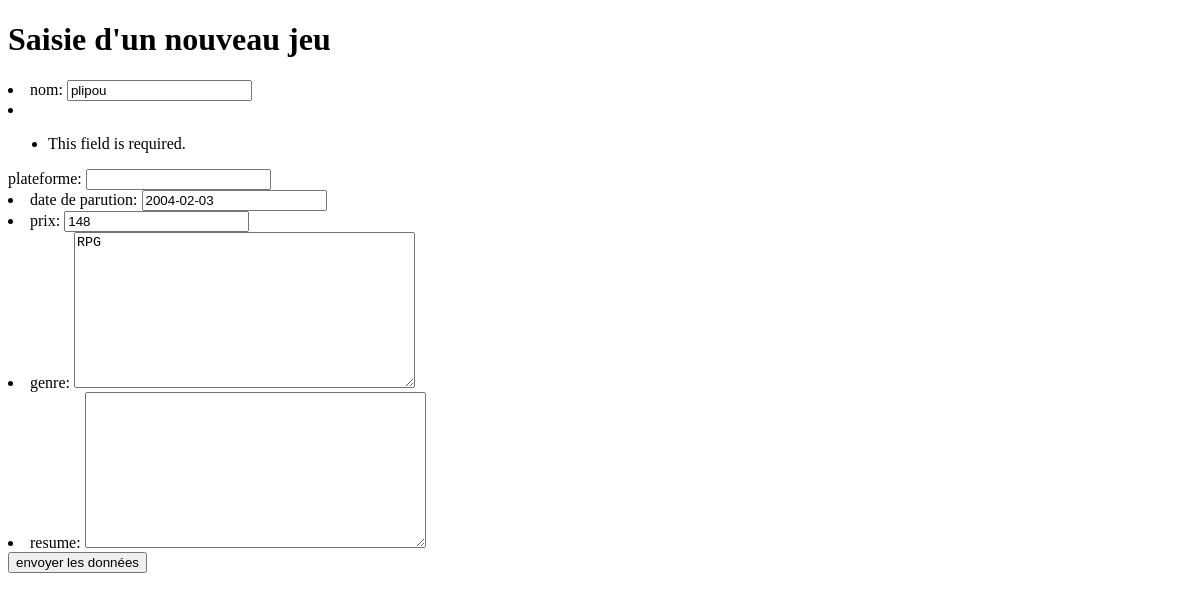
Page /App_Django/update/6/ on the earlier database version.
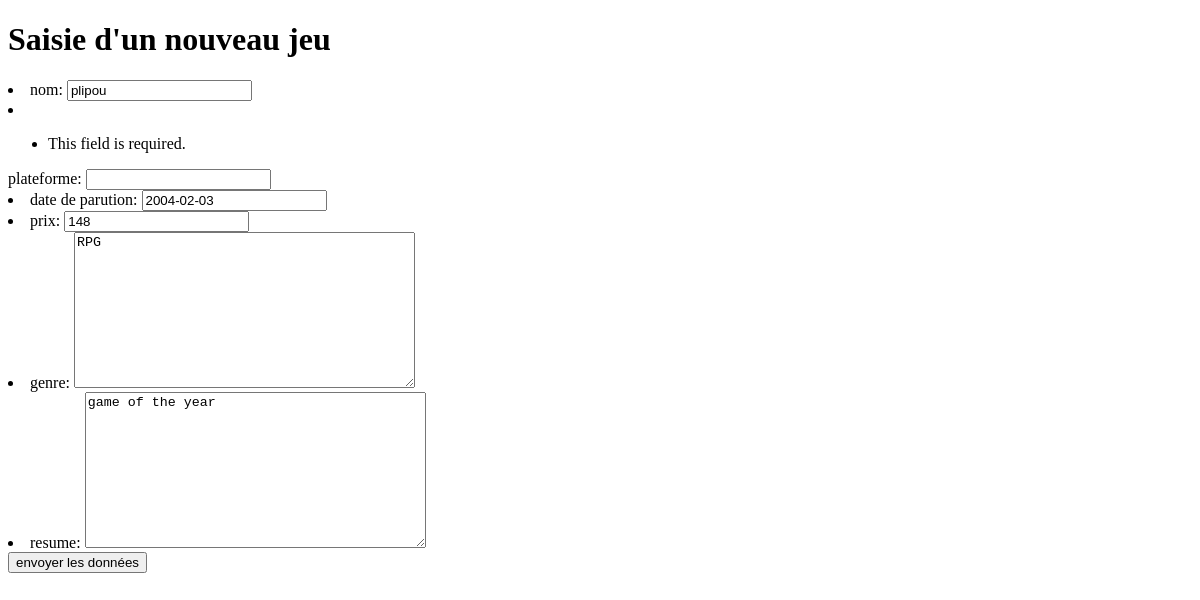
Same page on the later database version.
### App_Django/models.py (models this page shows, shortened)
class Jeux(models.Model):
        nom = models.CharField(max_length=100)
        plateforme = models.CharField(max_length = 100)
        date_parution = models.DateField(blank=True, null = True)
        prix = models.IntegerField(blank=False)
        genre = models.TextField(null = True, blank = True)
        resume = models.TextField(null= True, blank = True)
        def dico(self):
                return {"nom":self.nom, "pateforme":self.plateforme, "date_parution":self.date_parution, "prix":self.prix, "genre":self.genre, "resume":self.resume}

### App_Django/views.py (the view)
# urls.py: path('update/<int:id>/', views.update),
def update(request, id):
    Jeux = models.Jeux.objects.get(pk=id)
    form = JeuxForm(Jeux.dico())
    return render(request, "App_Django/ajout.html",{"form" : form, "id" : id})

### App_Django/forms.py
class JeuxForm(ModelForm):
    class Meta:
        model = models.Jeux
        fields = ('nom', 'plateforme', 'date_parution', 'prix','genre', 'resume')
        labels = {
            'nom' : _('nom'),
            'plateforme' : _('plateforme') ,
            'date_parution' : _('date de parution'),
            'prix' : _('prix'),
            'genre' : _('genre'),
            'resume' : _('resume')
        }

### App_Django/templates/App_Django/ajout.html (shortened to what this page needs)
<!DOCTYPE html>
<html lang="en">
<head>
</head>
<body>
    <h1> Saisie d'un nouveau jeu </h1>
      {% if id != '' %}
        <form method="post" action="/App_Django/updatetraitement/{{id}}/">
       {% else %}
           <form method="post" action="/App_Django/traitement/">
       {% endif %}
      {{form.as_ul}}
        <input type="submit" value="envoyer les données"/>
      </form>
</body>
</html>

Differences in the rows shown:
changed Jeux "plipou": resume (not shown) → "game of the year"
